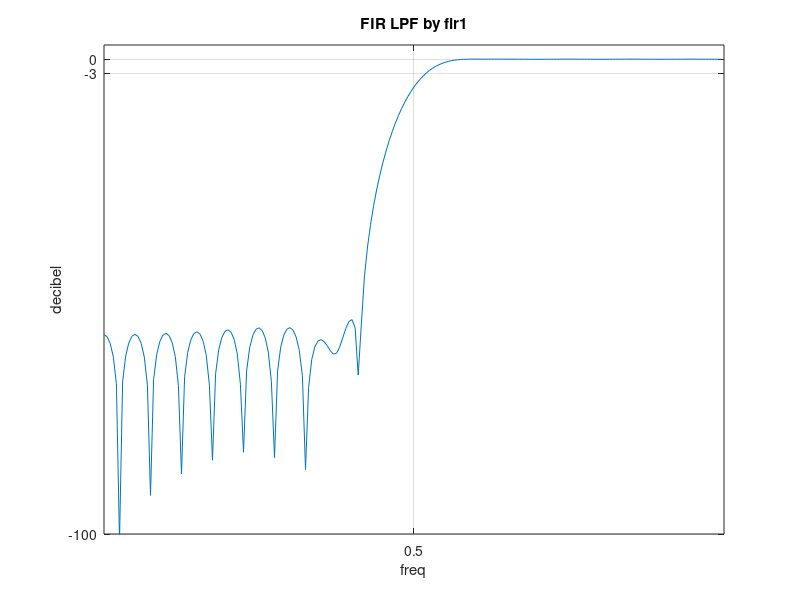

The MATLAB script that drew this image:
N=40;
wc1=[0.5*pi];
h1=fir1(N,wc1/pi,'high');
[H1,w1]=freqz(h1,1,200);
magH1=abs(H1);
dB1=20*log10(magH1);
figure
plot(w1/pi,dB1)
xlabel('freq')
ylabel('decibel')
title('FIR LPF by fir1')
set(gca,'xtick',[0.5])
set(gca,'ytick',[-100 -3 0])
axis([0 1 -100 3])
grid
